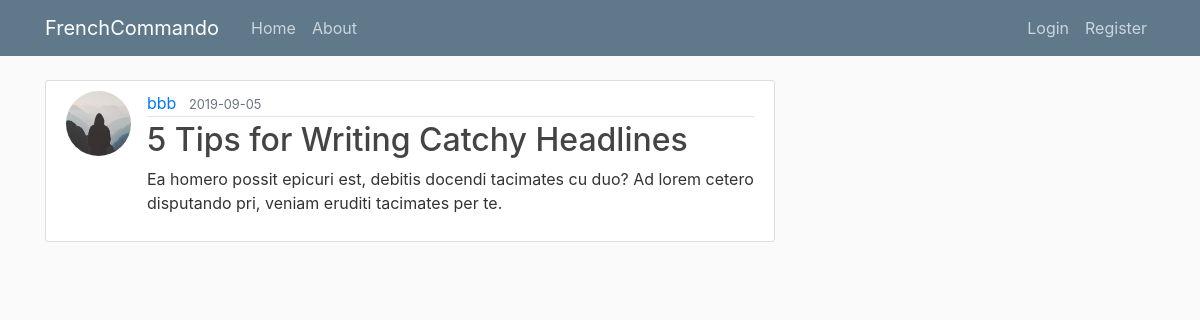
/post/22, run on an earlier commit of the app's database.
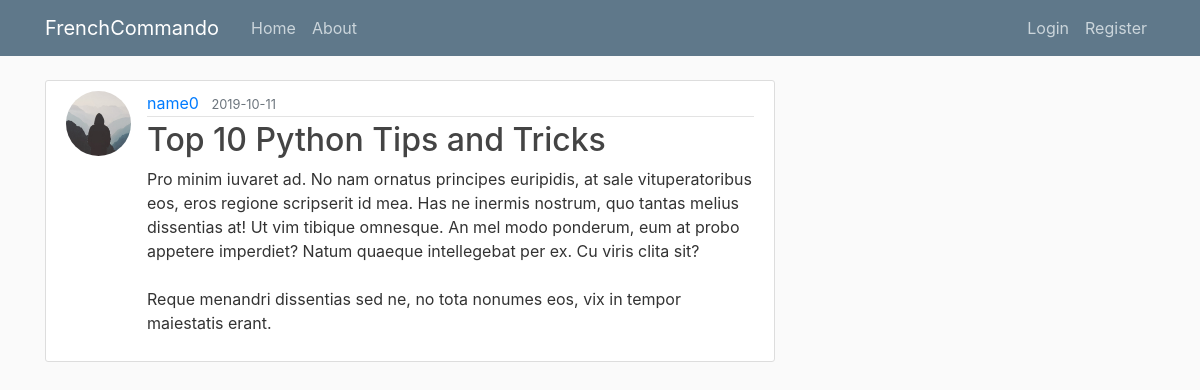
And on a later commit of the database.
### flaskblog/models.py (models this page shows, shortened)
class User(db.Model, UserMixin):
    id = db.Column(db.Integer, primary_key=True)
    username = db.Column(db.String(20), unique=True, nullable=False)
    email = db.Column(db.String(120), unique=True, nullable=False)
    image_file = db.Column(db.String(20), nullable=False, default='default.jpg')
    password = db.Column(db.String(60), nullable=False)
    posts = db.relationship('Post', backref='author', lazy=True)

class Post(db.Model):
    id = db.Column(db.Integer, primary_key=True)
    title = db.Column(db.String(100), nullable=False)
    date_posted = db.Column(db.DateTime, nullable=False, default=datetime.utcnow)
    content = db.Column(db.Text, nullable=False)
    user_id = db.Column(db.Integer, db.ForeignKey('user.id'), nullable=False)

### flaskblog/posts/routes.py (the view)
@posts.route("/post/<int:post_id>")
def post(post_id):
    post = Post.query.get_or_404(post_id)
    return render_template('post.html', title=post.title, post=post)

### flaskblog/templates/post.html (shortened to what this page needs)
{% extends "layout.html" %}
{% block content %}
  <article class="media content-section">
    <img class="rounded-circle article-img" src="{{ url_for('static', filename='profile_pics/' + post.author.image_file) }}" alt="">
    <div class="media-body">
      <div class="article-metadata">
        <a class="mr-2" href="{{ url_for('users.user_posts', username=post.author.username) }}">{{ post.author.username }}</a>
        <small class="text-muted">{{ post.date_posted.strftime('%Y-%m-%d') }}</small>
      </div>
      <h2><a class="article-title" href="{{ url_for('posts.post', post_id=post.id) }}">{{ post.title }}</a></h2>
      <p class="article-content">{{ post.content }}</p>
    </div>
  </article>
{% endblock content %}

What changed in the data, as far as the page shows it:
no longer on this page (row edited): User: image_file (placeholder picture), author.username "bbb"
now on this page (row edited): User: image_file (placeholder picture), author.username "name0"
changed Post: date_posted "2019-09-05" → "2019-10-11"; title "5 Tips for Writing Catchy Headlines" → "Top 10 Python Tips and Tricks"; content "Ea homero possit epicuri est, debitis docendi tacimates cu duo? Ad lorem cetero disputando pri, veniam eruditi tacimates per te." → "Pro minim iuvaret ad. No nam ornatus principes euripidis, at sale vituperatoribus eos, eros regione scripserit id mea. Has ne inermis nostrum, quo tantas melius dissentias at! Ut vim tibique omnesque. An mel modo ponderum, eum at probo appetere imperdiet? Natum quaeque intellegebat per ex. Cu viris clita sit? Reque menandri dissentias sed ne, no tota nonumes eos, vix in tempor maiestatis erant."
